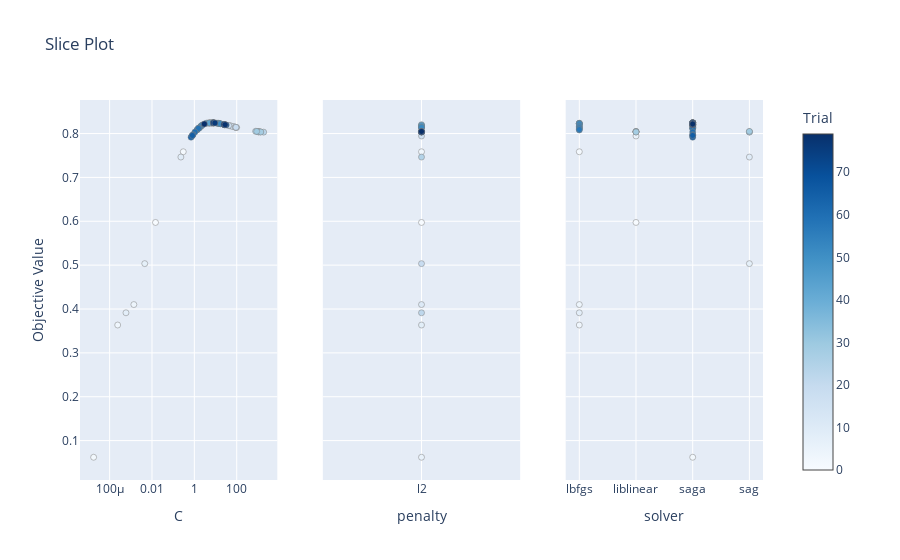

Notebook code for this chart:
### Code cell
vis.plot_slice(study)

### Figure 1 — Plotly figure (JSON) as saved in the notebook; plotly's stock layout.template omitted (floating-point values rounded to 4 significant figures)
{"data": [{"marker": {"color": [0, 1, 2, 3, 4, 5, 6, 7, 8, 9, 10, 11, 12, 13, 14, 15, 16, 17, 18, 19, 20, 21, 22, 23, 24, 25, 26, 27, 28, 29, 30, 31, 32, 33, 34, 35, 36, 37, 38, 39, 40, 41, 42, 43, 44, 45, 46, 47, 48, 49, 50, 51, 52, 53, 54, 55, 56, 57, 58, 59, 60, 61, 62, 63, 64, 65, 66, 67, 68, 69, 70, 71, 72, 73, 74, 75, 76, 77, 78, 79], "colorbar": {"title": {"text": "Trial"}, "x": 1, "xpad": 40}, "colorscale": [[0, "rgb(247,251,255)"], [0.125, "rgb(222,235,247)"], [0.25, "rgb(198,219,239)"], [0.375, "rgb(158,202,225)"], [0.5, "rgb(107,174,214)"], [0.625, "rgb(66,146,198)"], [0.75, "rgb(33,113,181)"], [0.875, "rgb(8,81,156)"], [1, "rgb(8,48,107)"]], "line": {"color": "Grey", "width": 0.5}, "showscale": true}, "mode": "markers", "showlegend": false, "type": "scatter", "x": [0.01466, 0.3001, 1.755e-05, 0.0002404, 0.001392, 2.202, 0.7677, 0.004551, 0.0005918, 0.231, 99.37, 46.12, 76.33, 53.58, 26.49, 65.98, 84.55, 41.95, 93.1, 92.03, 1012.0, 1077.0, 780.9, 1880.0, 1320.0, 1052.0, 1029.0, 1241.0, 1375.0, 875.0, 8.223, 7.322, 5.26, 4.327, 6.669, 6.714, 5.412, 7.691, 6.361, 3.763, 4.856, 14.65, 5.99, 5.123, 13.7, 11.54, 15.57, 13.1, 13.08, 17.08, 1.938, 2.394, 16.9, 2.093, 1.639, 1.705, 1.326, 1.391, 1.551, 1.547, 1.067, 0.8755, 0.786, 0.699, 27.03, 0.8097, 25.3, 26.97, 27.28, 32.0, 8.196, 26.88, 8.82, 7.907, 7.856, 7.955, 9.353, 25.0, 28.4, 2.971], "xaxis": "x", "y": [0.5973, 0.7585, 0.06199, 0.3634, 0.4101, 0.818, 0.7944, 0.5034, 0.3913, 0.7464, 0.8137, 0.8179, 0.8155, 0.8173, 0.8203, 0.8158, 0.8146, 0.8182, 0.8141, 0.8142, 0.8041, 0.8041, 0.8052, 0.8032, 0.8038, 0.8041, 0.8041, 0.8038, 0.8036, 0.8049, 0.8246, 0.8243, 0.8242, 0.8238, 0.8243, 0.8243, 0.8241, 0.8242, 0.8242, 0.8238, 0.8242, 0.8232, 0.8242, 0.8242, 0.8234, 0.8237, 0.8229, 0.8234, 0.8234, 0.8223, 0.8154, 0.8198, 0.8223, 0.8171, 0.8123, 0.813, 0.8081, 0.8092, 0.8117, 0.8118, 0.8034, 0.7977, 0.7949, 0.7916, 0.8202, 0.7956, 0.8207, 0.8202, 0.8203, 0.8195, 0.8246, 0.8202, 0.8242, 0.8243, 0.8243, 0.8244, 0.8241, 0.8209, 0.8202, 0.8218], "yaxis": "y"}, {"marker": {"color": [0, 1, 2, 3, 4, 5, 6, 7, 8, 9, 10, 11, 12, 13, 14, 15, 16, 17, 18, 19, 20, 21, 22, 23, 24, 25, 26, 27, 28, 29], "colorbar": {"title": {"text": "Trial"}, "x": 1, "xpad": 40}, "colorscale": [[0, "rgb(247,251,255)"], [0.125, "rgb(222,235,247)"], [0.25, "rgb(198,219,239)"], [0.375, "rgb(158,202,225)"], [0.5, "rgb(107,174,214)"], [0.625, "rgb(66,146,198)"], [0.75, "rgb(33,113,181)"], [0.875, "rgb(8,81,156)"], [1, "rgb(8,48,107)"]], "line": {"color": "Grey", "width": 0.5}, "showscale": false}, "mode": "markers", "showlegend": false, "type": "scatter", "x": ["l2", "l2", "l2", "l2", "l2", "l2", "l2", "l2", "l2", "l2", "l2", "l2", "l2", "l2", "l2", "l2", "l2", "l2", "l2", "l2", "l2", "l2", "l2", "l2", "l2", "l2", "l2", "l2", "l2", "l2"], "xaxis": "x2", "y": [0.5973, 0.7585, 0.06199, 0.3634, 0.4101, 0.818, 0.7944, 0.5034, 0.3913, 0.7464, 0.8137, 0.8179, 0.8155, 0.8173, 0.8203, 0.8158, 0.8146, 0.8182, 0.8141, 0.8142, 0.8041, 0.8041, 0.8052, 0.8032, 0.8038, 0.8041, 0.8041, 0.8038, 0.8036, 0.8049], "yaxis": "y2"}, {"marker": {"color": [0, 1, 2, 3, 4, 5, 6, 7, 8, 9, 10, 11, 12, 13, 14, 15, 16, 17, 18, 19, 20, 21, 22, 23, 24, 25, 26, 27, 28, 29, 30, 31, 32, 33, 34, 35, 36, 37, 38, 39, 40, 41, 42, 43, 44, 45, 46, 47, 48, 49, 50, 51, 52, 53, 54, 55, 56, 57, 58, 59, 60, 61, 62, 63, 64, 65, 66, 67, 68, 69, 70, 71, 72, 73, 74, 75, 76, 77, 78, 79], "colorbar": {"title": {"text": "Trial"}, "x": 1, "xpad": 40}, "colorscale": [[0, "rgb(247,251,255)"], [0.125, "rgb(222,235,247)"], [0.25, "rgb(198,219,239)"], [0.375, "rgb(158,202,225)"], [0.5, "rgb(107,174,214)"], [0.625, "rgb(66,146,198)"], [0.75, "rgb(33,113,181)"], [0.875, "rgb(8,81,156)"], [1, "rgb(8,48,107)"]], "line": {"color": "Grey", "width": 0.5}, "showscale": false}, "mode": "markers", "showlegend": false, "type": "scatter", "x": ["liblinear", "lbfgs", "saga", "lbfgs", "lbfgs", "saga", "liblinear", "sag", "lbfgs", "sag", "saga", "saga", "saga", "saga", "saga", "saga", "saga", "saga", "saga", "saga", "sag", "liblinear", "liblinear", "sag", "liblinear", "liblinear", "liblinear", "sag", "liblinear", "sag", "saga", "saga", "saga", "saga", "saga", "saga", "saga", "saga", "saga", "saga", "saga", "saga", "saga", "saga", "saga", "saga", "lbfgs", "lbfgs", "lbfgs", "lbfgs", "lbfgs", "lbfgs", "lbfgs", "lbfgs", "lbfgs", "lbfgs", "lbfgs", "lbfgs", "saga", "saga", "saga", "saga", "saga", "saga", "saga", "saga", "saga", "saga", "saga", "saga", "saga", "saga", "saga", "saga", "saga", "saga", "saga", "saga", "saga", "saga"], "xaxis": "x3", "y": [0.5973, 0.7585, 0.06199, 0.3634, 0.4101, 0.818, 0.7944, 0.5034, 0.3913, 0.7464, 0.8137, 0.8179, 0.8155, 0.8173, 0.8203, 0.8158, 0.8146, 0.8182, 0.8141, 0.8142, 0.8041, 0.8041, 0.8052, 0.8032, 0.8038, 0.8041, 0.8041, 0.8038, 0.8036, 0.8049, 0.8246, 0.8243, 0.8242, 0.8238, 0.8243, 0.8243, 0.8241, 0.8242, 0.8242, 0.8238, 0.8242, 0.8232, 0.8242, 0.8242, 0.8234, 0.8237, 0.8229, 0.8234, 0.8234, 0.8223, 0.8154, 0.8198, 0.8223, 0.8171, 0.8123, 0.813, 0.8081, 0.8092, 0.8117, 0.8118, 0.8034, 0.7977, 0.7949, 0.7916, 0.8202, 0.7956, 0.8207, 0.8202, 0.8203, 0.8195, 0.8246, 0.8202, 0.8242, 0.8243, 0.8243, 0.8244, 0.8241, 0.8209, 0.8202, 0.8218], "yaxis": "y3"}], "layout": {"title": {"text": "Slice Plot"}, "xaxis": {"anchor": "y", "domain": [0, 0.2889], "title": {"text": "C"}, "type": "log"}, "xaxis2": {"anchor": "y2", "categoryarray": ["l2"], "categoryorder": "array", "domain": [0.3556, 0.6444], "title": {"text": "penalty"}, "type": "category"}, "xaxis3": {"anchor": "y3", "categoryarray": ["lbfgs", "liblinear", "saga", "sag"], "categoryorder": "array", "domain": [0.7111, 1], "title": {"text": "solver"}, "type": "category"}, "yaxis": {"anchor": "x", "domain": [0, 1], "title": {"text": "Objective Value"}}, "yaxis2": {"anchor": "x2", "domain": [0, 1], "matches": "y", "showticklabels": false}, "yaxis3": {"anchor": "x3", "domain": [0, 1], "matches": "y", "showticklabels": false}}}
